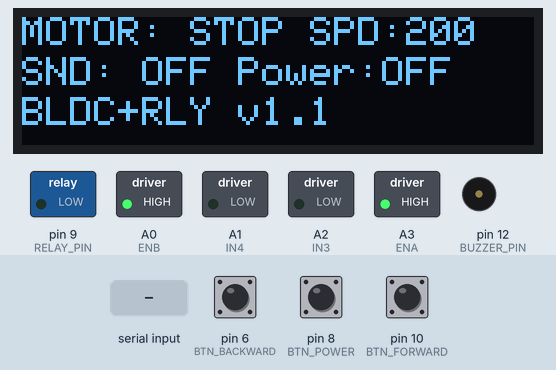
Recording of a sketch running on a simulated Arduino Nano, built with avr-gcc and run on an emulated ATmega328P. Parts: 128×32 one-colour display, switched loads named in the sketch (green lamp = pin HIGH), buzzer (waves = sounding, pin HIGH). Inputs (shaded band) come from the test bench; at power-on: pin 10 (BTN_FORWARD) HIGH, pin 8 (BTN_POWER) HIGH, pin 6 (BTN_BACKWARD) HIGH. What the sketch prints to the serial monitor is not drawn.

Above: at 1.7 s.
1.8 s: "F\n" received over Serial
At 2.11 s:
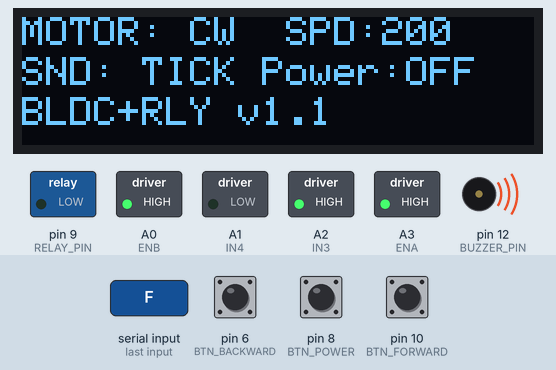
3.7 s: pin 10 (BTN_FORWARD) pulled LOW for 0.15 s
At 5.2 s:
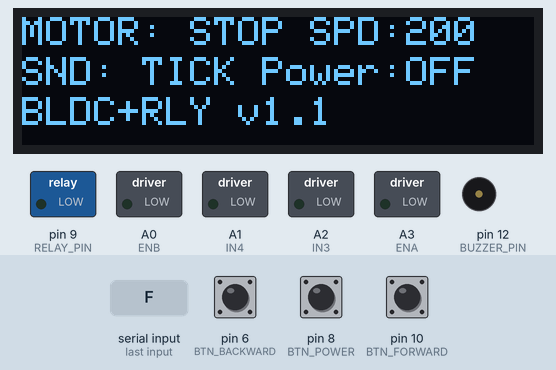
5.6 s: pin 8 (BTN_POWER) pulled LOW for 0.15 s
At 6.9 s:
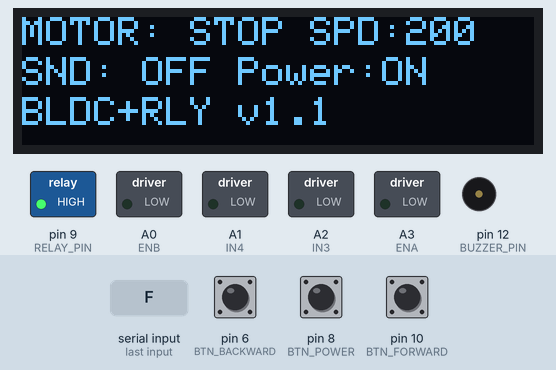
7.2 s: pin 6 (BTN_BACKWARD) pulled LOW for 0.15 s
At 7.5 s:
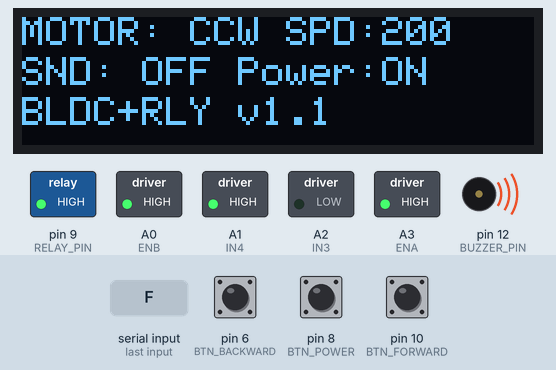
8.8 s: "CW\n" received over Serial
At 9.3 s:
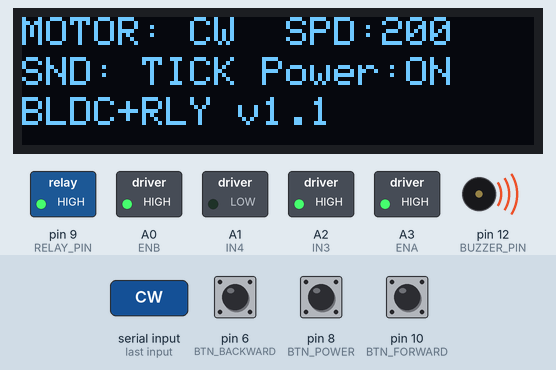
10.9 s: "B\n" received over Serial
At 12.3 s:
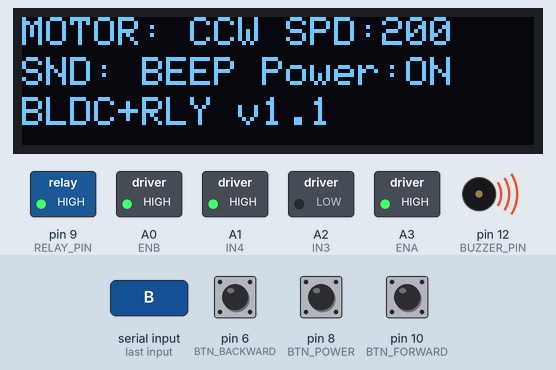
Timing chart, 0 to 13.4 s (numbered marks = the images above; inputs shaded):
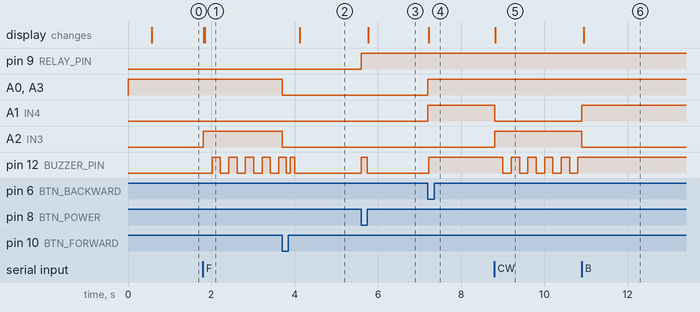

The sketch:

step_cli_250809_1.ino
```cpp
#include <Wire.h>
#include <Adafruit_GFX.h>
#include <Adafruit_SSD1306.h>

// OLED setup
#define SCREEN_WIDTH 128
#define SCREEN_HEIGHT 32
#define OLED_RESET -1
Adafruit_SSD1306 display(SCREEN_WIDTH, SCREEN_HEIGHT, &Wire, OLED_RESET);
bool oledAvailable = false;

// Motor control pins (L298N)
const int IN1 = A7;    // ADC7
const int IN2 = A6;    // ADC6
const int ENA = A3;    // PC3
const int IN3 = A2;    // PC2
const int IN4 = A1;    // PC1
const int ENB = A0;    // PC0

// Button pins
const int BTN_FORWARD = 10;   // PB2 SW4
const int BTN_BACKWARD = 6;   // PD6 SW5
const int BTN_POWER = 8;   // PB0


// Thêm biến trạng thái cho các nút (thêm vào phần khai báo biến toàn cục)
bool forwardButtonActive = false;  // Trạng thái nút forward
bool backwardButtonActive = false; // Trạng thái nút backward

// Buzzer pin
const int BUZZER_PIN = 12;    // PB4

// Relay pin
const int RELAY_PIN = 9;      // PB1 (D9)

// Button debounce variables
const int buttonCount = 3; // Thêm nút BTN_POWER
unsigned long lastDebounceTime[3] = {0, 0, 0}; // Mở rộng mảng
int lastButtonState[3] = {HIGH, HIGH, HIGH}; // Mở rộng mảng
const unsigned long debounceDelay = 100;

// Motor variables
int motorSpeed = 200; // PWM speed (0-255)
bool motorDirection = true; // true = CW, false = CCW
bool motorRunning = false;

// Relay variable
bool relayOn = false;

// Motion sound variables
unsigned long lastForwardBeepTime = 0;
const unsigned long forwardBeepInterval = 200; // 200ms tick interval
bool forwardSoundActive = false;
bool backwardSoundActive = false;

// Command variables
String inputCommand = "";
bool commandComplete = false;

void setup() {
  // Initialize I2C bus first
  Wire.begin();

  // Motor pins setup
  pinMode(IN1, OUTPUT);
  pinMode(IN2, OUTPUT);
  pinMode(IN3, OUTPUT);
  pinMode(IN4, OUTPUT);
  pinMode(ENA, OUTPUT);
  pinMode(ENB, OUTPUT);

  // Button pins setup
  pinMode(BTN_FORWARD, INPUT_PULLUP);
  pinMode(BTN_BACKWARD, INPUT_PULLUP);
  pinMode(BTN_POWER, INPUT_PULLUP); // Thêm khởi tạo cho BTN_POWER

  // Buzzer setup
  pinMode(BUZZER_PIN, OUTPUT);
  digitalWrite(BUZZER_PIN, LOW);

  // Relay setup
  pinMode(RELAY_PIN, OUTPUT);
  digitalWrite(RELAY_PIN, LOW); // Relay OFF initially
  relayOn = false;

  // Enable motor drivers
  digitalWrite(ENA, HIGH);
  digitalWrite(ENB, HIGH);

  Serial.begin(9600);
  Serial.println("BLDC Motor Control with Relay Started");

  // OLED initialization with multiple address support
  oledAvailable = display.begin(SSD1306_SWITCHCAPVCC, 0x3C);
  if (!oledAvailable) {
    // Try alternative address
    oledAvailable = display.begin(SSD1306_SWITCHCAPVCC, 0x3D);
  }

  if (oledAvailable) {
    Serial.println("OLED Initialized");
    display.clearDisplay();
    display.setTextSize(1);
    display.setTextColor(SSD1306_WHITE);
    display.setCursor(0, 0);
    display.println(F("BLDC Control"));
    display.display();
    delay(500);
  } else {
    Serial.println("OLED Not Found");
  }

  Serial.println("Commands: h for help");
  updateDisplay();
}

void loop() {
  handleButtons();
  handleMotionSounds();

  // Check for serial commands
  while (Serial.available()) {
    char c = Serial.read();
    if (c == '\n') {
      commandComplete = true;
      break;
    } else {
      inputCommand += c;
    }
  }

  // Process command
  if (commandComplete) {
    handleSerialCommand(inputCommand);
    inputCommand = "";
    commandComplete = false;
  }
}

// Hàm mới: Đảo trạng thái relay
void toggleRelay() {
  if (relayOn) {
    turnOffRelay();
  } else {
    turnOnRelay();
  }
}

void handleButtons() {
  int reading[3] = {
    digitalRead(BTN_FORWARD),
    digitalRead(BTN_BACKWARD),
    digitalRead(BTN_POWER)
  };

  for (int i = 0; i < 3; i++) {
    // Chỉ xử lý khi có thay đổi từ HIGH xuống LOW (nhấn nút)
    if (reading[i] == LOW && lastButtonState[i] == HIGH) {
      // Kiểm tra debounce chỉ cho lần nhấn
      if ((millis() - lastDebounceTime[i]) > debounceDelay) {
        Serial.print("Button ");
        Serial.print(i);
        Serial.println(" pressed (after debounce)");

        switch (i) {
          case 0: // Forward button - Toggle functionality
            if (!forwardButtonActive) {
              // Nếu đang không hoạt động, bắt đầu chạy tiến
              forwardButtonActive = true;
              backwardButtonActive = false; // Tắt backward nếu đang chạy
              startMotor(true);
              startForwardSound();
              Serial.println("BTN: Forward CW - START");
            } else {
              // Nếu đang chạy tiến, dừng lại
              forwardButtonActive = false;
              stopMotor();
              stopMotionSounds();
              Serial.println("BTN: Forward CW - STOP");
            }
            break;

          case 1: // Backward button - Toggle functionality
            if (!backwardButtonActive) {
              // Nếu đang không hoạt động, bắt đầu chạy lùi
              backwardButtonActive = true;
              forwardButtonActive = false; // Tắt forward nếu đang chạy
              startMotor(false);
              startBackwardSound();
              Serial.println("BTN: Backward CCW - START");
            } else {
              // Nếu đang chạy lùi, dừng lại
              backwardButtonActive = false;
              stopMotor();
              stopMotionSounds();
              Serial.println("BTN: Backward CCW - STOP");
            }
            break;
          case 2: // Power button
            Serial.println("Power button case reached!"); // Debug line
            toggleRelay();
            Serial.println("BTN: Toggle Relay");
            break;
        }
        lastDebounceTime[i] = millis();
      }
    }

    lastButtonState[i] = reading[i];
  }
}

void handleSerialCommand(String input) {
  input.trim();
  input.toUpperCase();

  // Motor commands
  if ( input == "F") {
    forwardButtonActive = true;
    backwardButtonActive = false;
    startMotor(true);
    startForwardSound();
    Serial.println("Motor: CW");
  } else if (input == "B") {
    backwardButtonActive = true;
    forwardButtonActive = false;
    startMotor(false);
    startBackwardSound();
    Serial.println("Motor: CCW");
  } else if (input == "STOP" || input == "S") {
    forwardButtonActive = false;
    backwardButtonActive = false;
    stopMotor();
    stopMotionSounds();
    Serial.println("Motor: STOP");
  } else if (input == "CW") {
    setDirection(true);
    if (motorRunning) {
      forwardButtonActive = true;
      backwardButtonActive = false;
      startForwardSound();
    }
    Serial.println("Direction: CW");
  } else if (input == "CCW") {
    setDirection(false);
    if (motorRunning) {
      backwardButtonActive = true;
      forwardButtonActive = false;
      startBackwardSound();
    }
    Serial.println("Direction: CCW");
  } else if (input.startsWith("SPEED ")) {
    int speed = input.substring(6).toInt();
    setSpeed(speed);
  } else if (input.startsWith("V")) {
    int val = input.substring(1).toInt();
    setSpeed(val);
  }
  // Relay commands
  else if (input == "TRG") {
    turnOnRelay();
    Serial.println("Relay: ON");
  } else if (input == "OFF") {
    turnOffRelay();
    Serial.println("Relay: OFF");
  }
  // Status and help
  else if (input == "STATUS") {
    printStatus();
  } else if (input == "H" || input == "HELP") {
    showHelp();
  } else if (input.length() > 0) {
    Serial.println("Unknown command: " + input);
  }

  updateDisplay();
}

// BLDC Motor control functions
void startMotor(bool clockwise) {
  motorRunning = true;
  motorDirection = clockwise;

  if (clockwise) {
    // Clockwise rotation
    digitalWrite(IN1, HIGH);
    digitalWrite(IN2, LOW);
    digitalWrite(IN3, HIGH);
    digitalWrite(IN4, LOW);
  } else {
    // Counter-clockwise rotation
    digitalWrite(IN1, LOW);
    digitalWrite(IN2, HIGH);
    digitalWrite(IN3, LOW);
    digitalWrite(IN4, HIGH);
  }

  // Set speed via PWM
  analogWrite(ENA, motorSpeed);
  analogWrite(ENB, motorSpeed);

  updateDisplay();
}

void stopMotor() {
  motorRunning = false;

  // Reset trạng thái các nút
  forwardButtonActive = false;
  backwardButtonActive = false;

  // Turn off all motor pins
  digitalWrite(IN1, LOW);
  digitalWrite(IN2, LOW);
  digitalWrite(IN3, LOW);
  digitalWrite(IN4, LOW);
  analogWrite(ENA, 0);
  analogWrite(ENB, 0);

  // Double beep when stopping
  for(int i = 0; i < 2; i++) {
    digitalWrite(BUZZER_PIN, HIGH);
    delay(100);
    digitalWrite(BUZZER_PIN, LOW);
    delay(100);
  }

  updateDisplay();
}

void setDirection(bool clockwise) {
  motorDirection = clockwise;

  if (motorRunning) {
    // Update direction while running
    if (clockwise) {
      digitalWrite(IN1, HIGH);
      digitalWrite(IN2, LOW);
      digitalWrite(IN3, HIGH);
      digitalWrite(IN4, LOW);
    } else {
      digitalWrite(IN1, LOW);
      digitalWrite(IN2, HIGH);
      digitalWrite(IN3, LOW);
      digitalWrite(IN4, HIGH);
    }
  }
}

void setSpeed(int speed) {
  if (speed >= 0 && speed <= 255) {
    motorSpeed = speed;
    Serial.print("Speed: ");
    Serial.println(motorSpeed);

    // Apply new speed if motor is running
    if (motorRunning) {
      analogWrite(ENA, motorSpeed);
      analogWrite(ENB, motorSpeed);
    }
  } else {
    Serial.println("Speed 0-255 only");
  }
  updateDisplay();
}

// Relay control functions
void turnOnRelay() {
  digitalWrite(RELAY_PIN, HIGH);
  relayOn = true;

  // Single beep when relay turns on
  digitalWrite(BUZZER_PIN, HIGH);
  delay(150);
  digitalWrite(BUZZER_PIN, LOW);

  updateDisplay();
}

void turnOffRelay() {
  digitalWrite(RELAY_PIN, LOW);
  relayOn = false;

  // Three quick beeps when relay turns off
  for(int i = 0; i < 3; i++) {
    digitalWrite(BUZZER_PIN, HIGH);
    delay(80);
    digitalWrite(BUZZER_PIN, LOW);
    delay(80);
  }

  updateDisplay();
}

// Motion sound functions
void startForwardSound() {
  forwardSoundActive = true;
  backwardSoundActive = false;
  lastForwardBeepTime = millis();
}

void startBackwardSound() {
  backwardSoundActive = true;
  forwardSoundActive = false;
  digitalWrite(BUZZER_PIN, HIGH);
}

void stopMotionSounds() {
  forwardSoundActive = false;
  backwardSoundActive = false;
  digitalWrite(BUZZER_PIN, LOW);
}

void handleMotionSounds() {
  if (forwardSoundActive) {
    // Tick sound (non-blocking)
    unsigned long currentTime = millis();
    if (currentTime - lastForwardBeepTime >= forwardBeepInterval) {
      digitalWrite(BUZZER_PIN, !digitalRead(BUZZER_PIN));
      lastForwardBeepTime = currentTime;
    }
  } else if (backwardSoundActive) {
    // Continuous beep (already handled)
  } else {
    digitalWrite(BUZZER_PIN, LOW);
  }
}

void updateDisplay() {
  if (!oledAvailable) return;

  display.clearDisplay();
  display.setTextSize(1);
  display.setTextColor(SSD1306_WHITE);

  // Line 1: Motor status
  display.setCursor(0, 0);
  display.print("MOTOR: ");
  display.print(motorRunning ? (motorDirection ? "CW " : "CCW") : "STOP");
  display.print(" SPD:");
  display.print(motorSpeed);

  // Line 2: Sound and relay status
  display.setCursor(0, 10);
  display.print("SND: ");
  if (forwardSoundActive) display.print("TICK");
  else if (backwardSoundActive) display.print("BEEP");
  else display.print("OFF");

  display.print(" Power:");
  display.print(relayOn ? "ON" : "OFF");

  // Line 3: System info
  display.setCursor(0, 20);
  display.print("BLDC+RLY v1.1");

  display.display();
}

void printStatus() {
  Serial.println("===== STATUS =====");
  Serial.print("Motor: ");
  Serial.println(motorRunning ? (motorDirection ? "CW" : "CCW") : "STOP");
  Serial.print("Speed: ");
  Serial.println(motorSpeed);
  Serial.print("Sound: ");
  if (forwardSoundActive) Serial.println("TICK");
  else if (backwardSoundActive) Serial.println("BEEP");
  else Serial.println("OFF");
  Serial.print("Relay: ");
  Serial.println(relayOn ? "ON" : "OFF");
  Serial.println("=================");
}

void showHelp() {
  Serial.println("===== HELP =====");
  Serial.println("START/F  - Start CW");
  Serial.println("STOP/S   - Stop motor");
  Serial.println("CW       - Set direction CW");
  Serial.println("CCW/B    - Set direction CCW");
  Serial.println("SPEED XX - Set speed (0-255)");
  Serial.println("VXX      - Set speed (e.g. V150)");
  Serial.println("TRG      - Turn relay ON");
  Serial.println("OFF      - Turn relay OFF");
  Serial.println("STATUS   - System status");
  Serial.println("H        - This help");
  Serial.println("=================");
}
```

Measured:
- after the input at 1.8 s, A2 (IN3): LOW → HIGH at once; pin 12 (BUZZER_PIN): alternates HIGH for 0.20 s and LOW for 0.20 s, starting after 0.22 s; the display: first changes at once (image 1 shows a later state)
- after the input at 3.7 s, A0 (ENB), A2 (IN3), A3 (ENA): HIGH → LOW at once; the display: changes after 0.42 s (image 2)
- after the input at 5.6 s, pin 9 (RELAY_PIN): LOW → HIGH at once; pin 12 (BUZZER_PIN): LOW → HIGH at once, → LOW 0.15 s later; the display: changes after 0.17 s (image 3)
- after the input at 7.2 s, A0 (ENB), A1 (IN4), A3 (ENA), pin 12 (BUZZER_PIN): LOW → HIGH at once; the display: changes at once (image 4)
- after the input at 8.8 s, A1 (IN4): HIGH → LOW at once; A2 (IN3): LOW → HIGH at once; pin 12 (BUZZER_PIN): alternates HIGH for 0.20 s and LOW for 0.20 s, starting after 0.20 s; the display: changes at once (image 5)
- after the input at 10.9 s, A1 (IN4): LOW → HIGH at once; A2 (IN3): HIGH → LOW at once; pin 12 (BUZZER_PIN): stops changing and stays HIGH; the display: changes at once (image 6)
